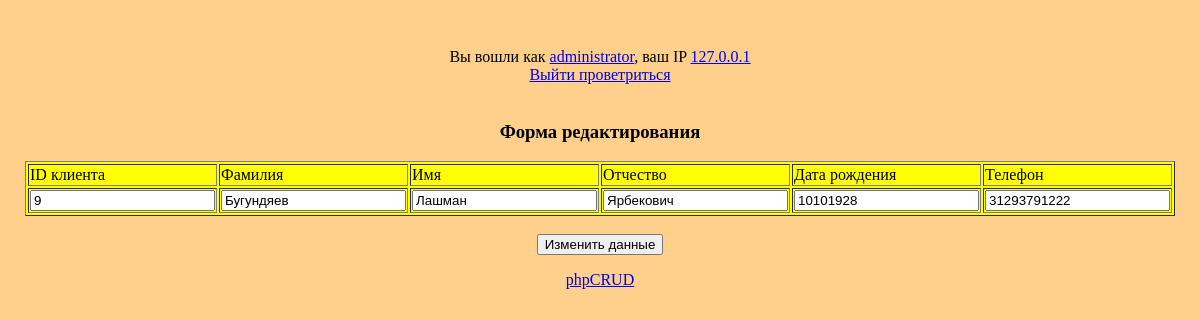
Screenshot of /update.php?id_klient=9 (signed in) with the database file from the repository.
### tables this page shows
CREATE TABLE `klient` (
  `family` varchar(30) NOT NULL,
  `name` varchar(30) NOT NULL,
  `patronymic` varchar(30) NOT NULL,
  `phone` varchar(12) NOT NULL,
  `birth_date` varchar(30) NOT NULL,
  `id_klient` int(10) NOT NULL
);

### config.php (called while the page is built, shortened)
<?php
$db_host='localhost';
$db_name='cdrom';
$db_login='root';
$db_pass='vertrigo';
$connect_mysql_base = new mysqli($db_host, $db_login, $db_pass, $db_name);
function queryMysql($query)	{
	global $connect_mysql_base;
	$result = $connect_mysql_base->query($query);
	return $result;
}

### update.php (the view, shortened to what this page needs)
<?php
require_once "config.php";
require_once "User.class.php";
?>
<html>
<head>
	<link rel="stylesheet" type="text/css" href="style.css">
</head>
<body>
<div align="center">
<?php
if (!isset($_GET['id_klient']))	{}
else {
    $id = $_GET['id_klient'];
    $s = queryMysql("SELECT * FROM klient WHERE (id_klient = '$id')");
    $f = $s->fetch_array();
?>
    <form name="change_data_client" method="GET" action="set_update.php">
    <h3>Форма редактирования</h3>
        <table border='1' width='40%' bgcolor='yellow'>
            <tr><td>ID клиента</td><td>Фамилия</td><td>Имя</td><td>Отчество</td><td>Дата рождения</td><td>Телефон</td></tr>
            <tr>
                <td align="center"> <input type = "text" readonly name="id_klient" value="<?php echo $f['id_klient']; ?>"> </td>
                <td align="center"> <input type="text" name="family" value="<?php echo $f['family']; ?>"> </td>
                <td align="center"> <input type="text" name="name" value="<?php echo $f['name']; ?>"> </td>
                <td align="center"> <input type="text" name="patronymic" value="<?php echo $f['patronymic']; ?>"> </td>
                <td align="center"> <input type="text" name="birth_date" value="<?php echo $f['birth_date']; ?>"> </td>
                <td align="center"> <input type="text" name="phone" value="<?php echo $f['phone']; ?>"> </td>
            </tr>
        </table>
        <br><input type="submit" value="Изменить данные">
    </form>
</div>
<?php
}
?>
<?php
require_once "footer.php";
?>

### style.css (style rules this page uses)
body { position:relative; top: 40px; background:#FFCF8C; color:#000000; text-align:center; #border-radius: 98px 98px 98px 98px; }

### rows the page displays
klient: id_klient "9", family "Бугундяев", name "Лашман", patronymic "Ярбекович", birth_date "10101928", phone "31293791222"

### other values shown
$current_user "administrator"
$client_ip "127.0.0.1"
$random_logout_text "Выйти проветриться"
